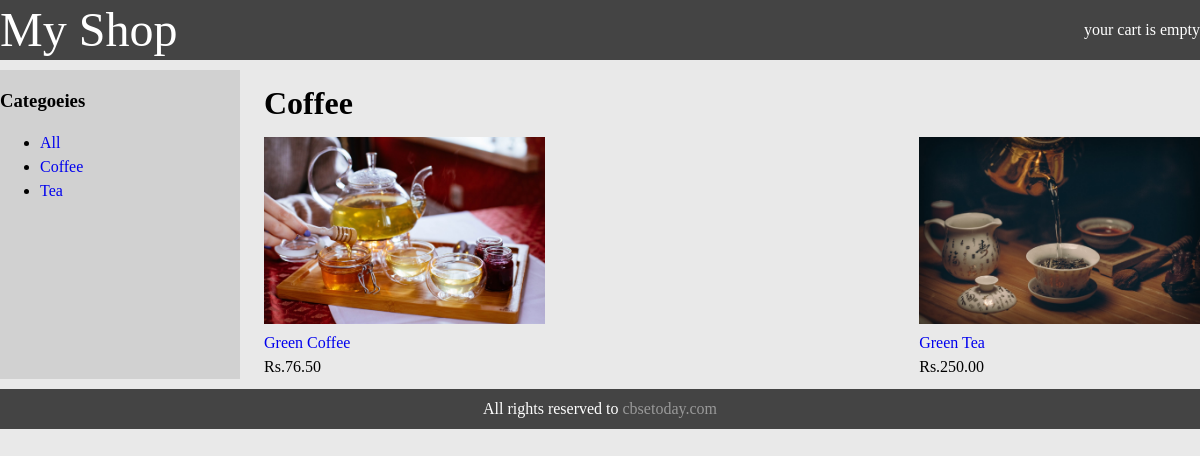
Page /coffee/ on the committed database.
### shop/models.py (models this page shows, shortened)
class Category(models.Model):
    name = models.CharField(max_length=200, db_index=True)
    slug = models.SlugField(max_length=200, unique=True)
    class Meta:
        ordering = ('name',)
        verbose_name = 'Category'
        verbose_name_plural = 'Categories'
    def get_absolute_url(self):
        return reverse("shop:product_list_by_category", args=[self.slug])

class Product(models.Model):
    category = models.ForeignKey(
        Category, related_name='Products', on_delete=models.CASCADE)
    name = models.CharField(max_length=200, db_index=True)
    slug = models.SlugField(max_length=200, db_index=True)
    image = models.ImageField(upload_to='products/%Y/%m/%d', blank=True)
    description = models.TextField(blank=True)
    price = models.DecimalField(max_digits=10, decimal_places=2)
    available = models.BooleanField(default=True)
    created = models.DateTimeField(auto_now_add=True)
    updated = models.DateTimeField(auto_now=True)
    class Meta:
        ordering = ('name',)
        index_together = (('id', 'slug'),)
    def get_absolute_url(self):
        return reverse("shop:product_detail", args=[self.id, self.slug])

### shop/views.py (the view)
# urls.py: path('', product_list, name='product_list'),
def product_list(request, category_slug=None):
    category = None
    categories = Category.objects.all()
    products = Product.objects.filter(available=True)
    if category_slug:
        category = get_object_or_404(Category, slug=category_slug)
        products = products.filter(category=category)
    return render(request, 'shop/product/listing.html', {'category': category, 'products': products, 'categories': categories})

### shop/templates/shop/product/listing.html (shortened to what this page needs)
{% extends 'shop/base.html' %}
{% load static %}
{% block content %}
<div class="container">
    <div class="sidebar">
        <h3>Categoeies</h3>
        <ul>
            <li {% if not category %} class="selected" {% endif %}>
                <a href="{% url 'shop:product_list' %}">All</a>
            </li>
            {% for c in categories %}
            <li {% if category.slug == c.slug %} class="selected" {% endif %}> <a
                    href="{{ c.get_absolute_url  }}">{{c.name}}</a> </li>
            {% endfor %}
        </ul>
    </div>
    <div class="main">
        <h1>{% if category %} {{category.name}} {% else %} Products {% endif %}</h1>
        <div class="content">
            {% for product in products %}
            <div class="item">
                <a href="{{ product.get_absolute_url }}"><img class="responsive"
                        src="{% if product.image %} {{product.image.url}} {% else %} {% static 'img/default.png' %} {% endif %}" /></a>
                <a href="{{ product.get_absolute_url }}">{{product.name}}</a>
                <br />
                Rs.{{product.price}}
            </div>
            {% endfor %}
        </div>
    </div>
</div>
{% endblock %}

### shop/static/css/base.css (style rules this page uses)
body { font-size:16px;line-height:24px;margin:0 auto;box-sizing: border-box;background:#e9e9e9; }
a { text-decoration:none; }
.responsive { width:100%;height:auto; }
.container { width:100%;max-width:1300px;display:flex;justify-content:space-between;margin:0 auto;padding: 0; }
.container .sidebar { flex-basis:20%;background:#d1d1d1; }
.container .main { flex-basis:78%; }
.container .main .content { display:flex;justify-content:space-between ;flex-wrap:wrap; }
.container .main .content .item { flex-basis:30%; }

### rows in the picture
Category: name "Coffee"
Category: name "Tea"
Product: image (picture), name "Green Coffee", price "76.50"
Product: image (picture), name "Green Tea", price "250.00"
